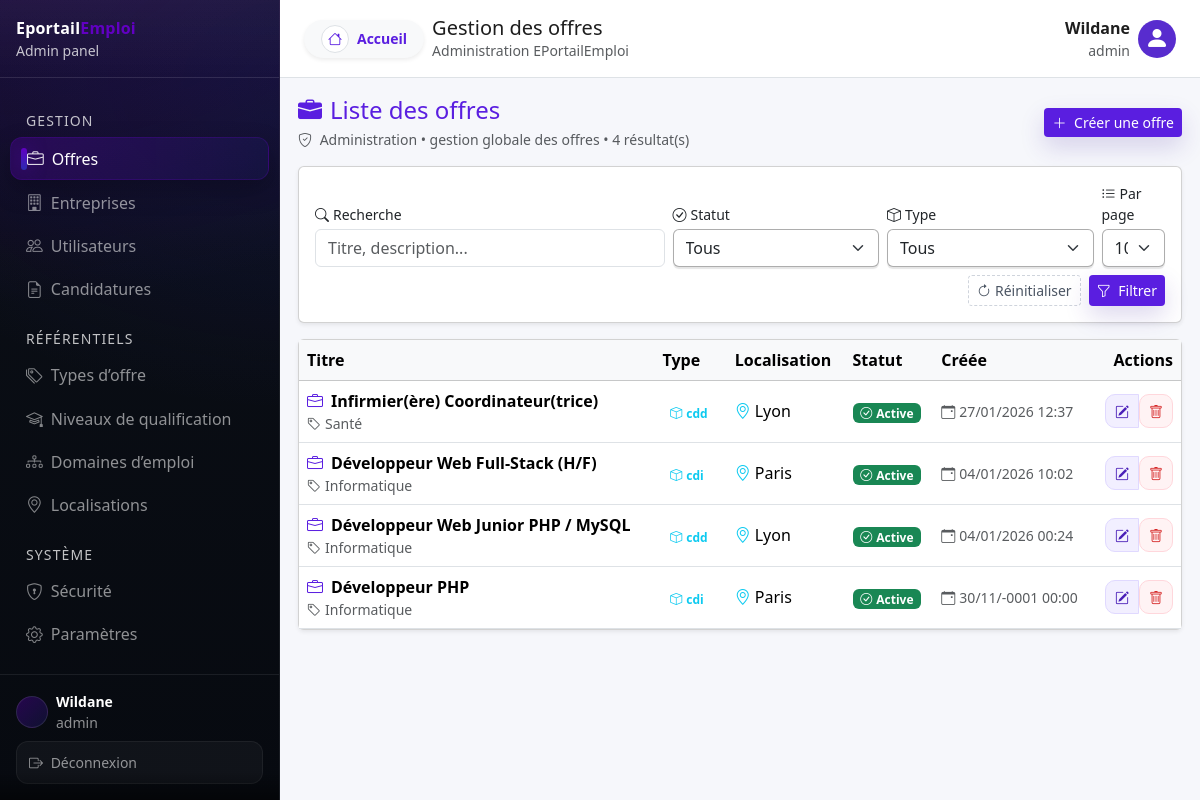
The app's page /admin/offres (signed in), older data.
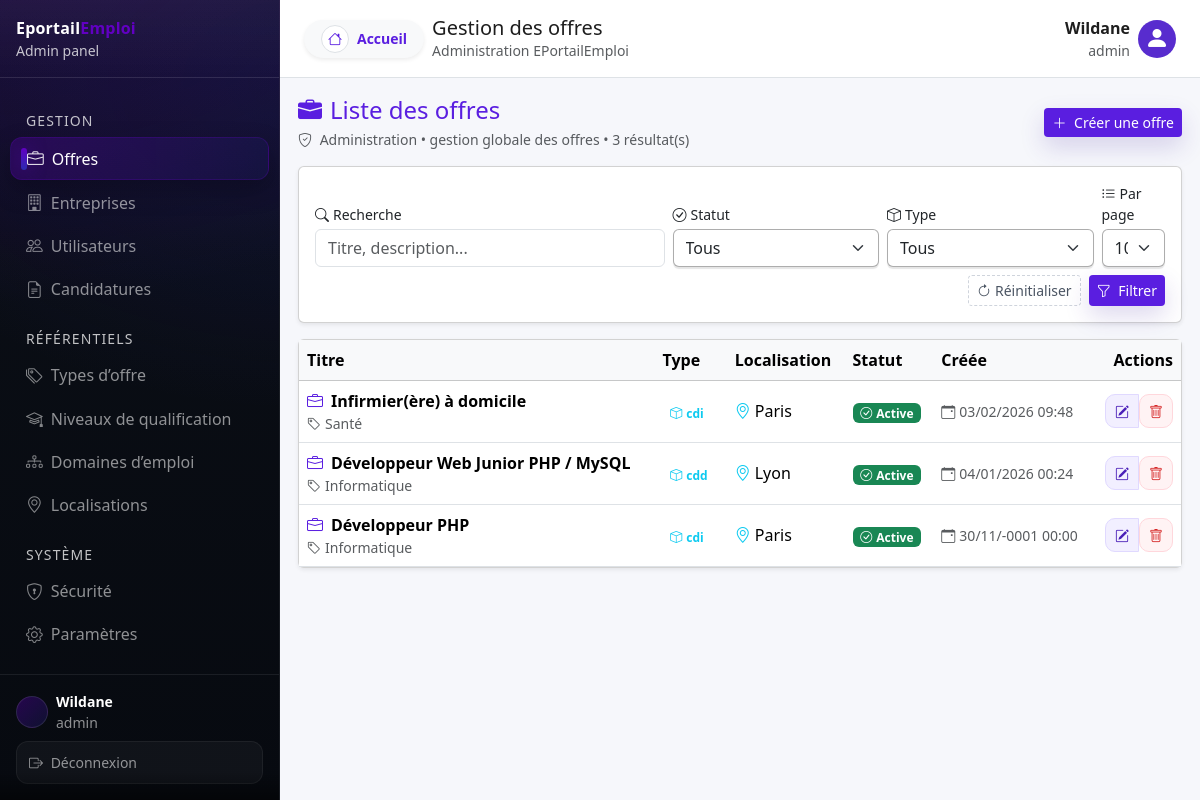
The same page, newer data.
### tables this page shows
CREATE TABLE IF NOT EXISTS `offres` (
  `id` int NOT NULL AUTO_INCREMENT,
  `auteur_id` int DEFAULT NULL,
  `date_creation` datetime NOT NULL,
  `modifie_par` int DEFAULT NULL,
  `date_modification` datetime DEFAULT NULL,
  `entreprise_id` int NOT NULL,
  `type_offre_id` int NOT NULL,
  `niveau_qualification_id` int NOT NULL,
  `domaine_emploi_id` int NOT NULL,
  `localisation_id` int NOT NULL,
  `titre` varchar(150) NOT NULL,
  `description` text,
  `date_debut` date DEFAULT NULL,
  `date_fin` date DEFAULT NULL,
  `duree_contrat` int DEFAULT NULL,
  `salaire` decimal(10,2) DEFAULT NULL,
  `statut` enum('active','inactive','archive') DEFAULT 'active',
  PRIMARY KEY (`id`),
  KEY `type_offre_id` (`type_offre_id`),
  KEY `niveau_qualification_id` (`niveau_qualification_id`),
  KEY `domaine_emploi_id` (`domaine_emploi_id`),
  KEY `localisation_id` (`localisation_id`),
  KEY `user_id` (`auteur_id`) USING BTREE,
  KEY `offres_ibfk_2` (`entreprise_id`),
  KEY `fk_offres_modifie_par` (`modifie_par`)
);

CREATE TABLE IF NOT EXISTS `domaines_emploi` (
  `id` int NOT NULL AUTO_INCREMENT,
  `nom` varchar(150) NOT NULL,
  PRIMARY KEY (`id`),
  UNIQUE KEY `nom` (`nom`)
);

CREATE TABLE IF NOT EXISTS `types_offres` (
  `id` int NOT NULL AUTO_INCREMENT,
  `code` varchar(50) NOT NULL,
  `description` varchar(100) NOT NULL,
  PRIMARY KEY (`id`),
  UNIQUE KEY `code` (`code`)
);

CREATE TABLE IF NOT EXISTS `localisations` (
  `id` int NOT NULL AUTO_INCREMENT,
  `ville` varchar(100) NOT NULL,
  `departement` varchar(100) DEFAULT NULL,
  `region` varchar(100) DEFAULT NULL,
  `pays` varchar(100) NOT NULL,
  PRIMARY KEY (`id`)
);

### app/Modules/Offres/OffresController.php (called while the page is built, shortened)
<?php
class OffresController
{
    private function makeService(): OffresService
    {
        $pdo       = Database::getConnection();
        $repo      = new OffresRepository($pdo);
        $validator = new OffresValidator();
        return new OffresService($repo, $validator);
    }
    private function renderDashboard(string $view, array $params = []): void
    {
        extract($params);
        require __DIR__ . "/../../../views/offres/{$view}.php";
        require __DIR__ . "/../../../views/layouts/dashboard.php";
    }
    public function adminIndex(): void
    {
        $filters = [
            'keyword' => isset($_GET['keyword']) ? trim((string)$_GET['keyword']) : null,
            'statut'  => isset($_GET['statut']) ? trim((string)$_GET['statut']) : null,
            'type_offre_id' => isset($_GET['type_offre_id']) ? (int)$_GET['type_offre_id'] : null,
        ];
        $page    = isset($_GET['page']) ? max(1, (int)$_GET['page']) : 1;
        $perPage = isset($_GET['perPage']) ? min(50, max(1, (int)$_GET['perPage'])) : 10;
        $service = $this->makeService();
        $result  = $service->listAdminPaginated($filters, $page, $perPage);
        $refs    = $service->getReferenceData(true)['data'] ?? [];
        $this->renderDashboard("list", [
            "rubrique" => "Gestion des offres",
            "title" => "Liste des offres",
            "mode"  => "admin",
            "items" => $result['data']['items'] ?? [],
            "pagination" => $result['data']['pagination'] ?? [],
            "filters" => $filters,
            "refs" => $refs,
        ]);
    }
}

### app/Core/Router.php (called while the page is built, shortened)
<?php
class Router
{
    private array $routes = [];
    public function get(string $path, string $action): void
    {
        $this->routes['GET'][$path] = $action;
    }
    public function post(string $path, string $action): void
    {
        $this->routes['POST'][$path] = $action;
    }
    public function run(): void
    {
        $method = $_SERVER['REQUEST_METHOD'] ?? 'GET';
        $uri    = $_SERVER['REQUEST_URI'] ?? '/';
        $path = parse_url($uri, PHP_URL_PATH) ?: '/';
        $action = $this->routes[$method][$path];
        [$class, $methodName] = explode('@', $action);
        $controller = new $class();
        $controller->$methodName();
    }
}

### public/index.php (called while the page is built, shortened)
<?php
$router = new Router();
$router->get('/', 'App\\Modules\\Home\\HomeController@index');
$router->get('/mentions-legales', 'App\\Modules\\Home\\HomeController@mentionsLegales');
$router->get('/contact', 'App\\Modules\\Home\\HomeController@contact');
$router->get('/centre-aide', 'App\\Modules\\Home\\HomeController@centreAide');
$router->get('/a-propos', 'App\\Modules\\Home\\HomeController@aPropos');
$router->get('/maintenance', 'App\\Modules\\Home\\HomeController@maintenance');
$router->get('/500', 'App\\Modules\\Home\\HomeController@error500');
$router->get('/login', 'App\\Modules\\Auth\\AuthController@showLogin');
$router->post('/login', 'App\\Modules\\Auth\\AuthController@login');
$router->get('/logout', 'App\\Modules\\Auth\\AuthController@logout');
$router->get('/register/candidat', 'App\\Modules\\Auth\\AuthController@showRegisterCandidat');
$router->post('/register/candidat', 'App\\Modules\\Auth\\AuthController@registerCandidat');
$router->get('/register/entreprise', 'App\\Modules\\Auth\\AuthController@showRegisterEntreprise');
$router->post('/register/entreprise', 'App\\Modules\\Auth\\AuthController@registerEntreprise');
$router->get('/password/forgot',       'App\\Modules\\Auth\\AuthController@showForgotPassword' );
$router->post('/password/forgot',       'App\\Modules\\Auth\\AuthController@ForgotPassword' );
$router->get('/password/reset',        'App\\Modules\\Auth\\AuthController@showResetPassword'  );
$router->post('/password/reset',       'App\\Modules\\Auth\\AuthController@resetPassword'      );
$router->get('/entreprises', 'App\\Modules\\Entreprise\\EntrepriseController@index');
$router->get('/entreprises/show', 'App\\Modules\\Entreprise\\EntrepriseController@show');
$router->get('/admin/entreprises', 'App\\Modules\\Entreprise\\EntrepriseController@adminIndex');
$router->get('/admin/entreprises/create', 'App\\Modules\\Entreprise\\EntrepriseController@createForm');
$router->post('/admin/entreprises/create', 'App\\Modules\\Entreprise\\EntrepriseController@create');
$router->get('/admin/entreprise/create', 'App\\Modules\\Entreprise\\EntrepriseController@createForm');
$router->post('/admin/entreprise/create', 'App\\Modules\\Entreprise\\EntrepriseController@create');
$router->get('/admin/entreprises/edit', 'App\\Modules\\Entreprise\\EntrepriseController@editForm');
$router->post('/admin/entreprises/edit', 'App\\Modules\\Entreprise\\EntrepriseController@update');
$router->post('/admin/entreprises/delete', 'App\\Modules\\Entreprise\\EntrepriseController@delete');
$router->get('/dashboard/entreprise/edit', 'App\\Modules\\Entreprise\\EntrepriseController@editForm');
$router->get('/admin/users', 'App\\Modules\\Auth\\UserController@adminIndex');
$router->get('/admin/users/create', 'App\\Modules\\Auth\\UserController@createForm');
$router->post('/admin/users/create', 'App\\Modules\\Auth\\UserController@create');
$router->get('/admin/users/edit', 'App\\Modules\\Auth\\UserController@editForm');
$router->post('/admin/users/edit', 'App\\Modules\\Auth\\UserController@update');
$router->post('/admin/users/delete', 'App\\Modules\\Auth\\UserController@delete');
$router->get('/dashboard/equipe', 'App\\Modules\\Auth\\UserController@gestionnaireIndex');
$router->get('/dashboard/equipe/create', 'App\\Modules\\Auth\\UserController@createForm');
$router->post('/dashboard/equipe/create', 'App\\Modules\\Auth\\UserController@create');
$router->get('/dashboard/equipe/edit', 'App\\Modules\\Auth\\UserController@editForm');
$router->post('/dashboard/equipe/edit', 'App\\Modules\\Auth\\UserController@update');
$router->post('/dashboard/equipe/delete', 'App\\Modules\\Auth\\UserController@delete');
$router->get('/dashboard/profil', 'App\\Modules\\Auth\\UserController@recruteurProfile');
$router->post('/dashboard/profil', 'App\\Modules\\Auth\\UserController@updateProfile');
$router->get('/offres', 'App\\Modules\\Offres\\OffresController@index');
$router->get('/offres/show', 'App\\Modules\\Offres\\OffresController@show');
$router->get('/offres/partial', 'App\\Modules\\Offres\\OffresController@publicPartial');
$router->get('/admin/offres', 'App\\Modules\\Offres\\OffresController@adminIndex');
$router->get('/admin/offres/create', 'App\\Modules\\Offres\\OffresController@createForm');
$router->post('/admin/offres/create', 'App\\Modules\\Offres\\OffresController@create');
$router->get('/admin/offres/edit', 'App\\Modules\\Offres\\OffresController@editForm');
$router->post('/admin/offres/edit', 'App\\Modules\\Offres\\OffresController@update');
$router->post('/admin/offres/delete', 'App\\Modules\\Offres\\OffresController@delete');
$router->get('/dashboard/offres', 'App\\Modules\\Offres\\OffresController@manageIndex');
$router->get('/dashboard/offres/create', 'App\\Modules\\Offres\\OffresController@createForm');
$router->post('/dashboard/offres/create', 'App\\Modules\\Offres\\OffresController@create');
$router->get('/dashboard/offres/edit', 'App\\Modules\\Offres\\OffresController@editForm');
$router->post('/dashboard/offres/edit', 'App\\Modules\\Offres\\OffresController@update');
$router->post('/dashboard/offres/delete', 'App\\Modules\\Offres\\OffresController@delete');
$router->get('/admin/offres/partial', 'App\\Modules\\Offres\\OffresController@adminPartial');
$router->get('/dashboard/offres/partial', 'App\\Modules\\Offres\\OffresController@managePartial');
$router->run();

### app/Modules/Offres/OffresService.php (called while the page is built, shortened)
<?php
class OffresService
{
    public function listAdminPaginated(array $filters, int $page = 1, int $perPage = 10): array
    {
        $page = max(1, (int)$page);
        $perPage = min(50, max(1, (int)$perPage));
        $limit  = $perPage;
        $offset = ($page - 1) * $perPage;
        $items = $this->repo->getAllPaginated($filters, $limit, $offset);
        $total = $this->repo->countAll($filters);
        $totalPages = max(1, (int)ceil($total / $perPage));
        return [
            'success' => true,
            'data' => [
                'items' => $items,
                'pagination' => [
                    'page' => $page,
                    'perPage' => $perPage,
                    'total' => $total,
                    'totalPages' => $totalPages
                ]
            ]
        ];
    }
}

### app/Modules/Offres/OffresRepository.php (called while the page is built, shortened)
<?php
class OffresRepository
{
    private function baseSelect(): string
    {
        return "SELECT
                    o.*,
                    e.nom AS entreprise_nom,
                    l.ville AS localisation,
                    t.code AS type_offre_code,
                    t.description AS type_offre_description,
                    d.nom AS domaine_emploi,  -- utile pour l'affichage sous le titre
                    ua.prenom AS auteur_nom,
                    ua.role   AS auteur_role,
                    um.prenom AS modifie_nom,
                    um.role   AS modifie_role
                FROM offres o
                JOIN entreprises e ON e.id = o.entreprise_id
                LEFT JOIN localisations l ON l.id = o.localisation_id
                LEFT JOIN types_offres t ON t.id = o.type_offre_id
                LEFT JOIN domaines_emploi d ON d.id = o.domaine_emploi_id
                LEFT JOIN users ua ON ua.id = o.auteur_id
                LEFT JOIN users um ON um.id = o.modifie_par";
    }
    private function buildWhere(array $filters, array &$params): string
    {
        $where = [];
        return $where ? (" WHERE " . implode(" AND ", $where)) : "";
    }
    public function getAllPaginated(array $filters, int $limit, int $offset): array
    {
        $params = [];
        $where = $this->buildWhere($filters, $params);
        $sql = $this->baseSelect()
            . $where
            . " ORDER BY o.date_creation DESC, o.id DESC
                LIMIT :limit OFFSET :offset";
        $stmt = $this->pdo->prepare($sql);
        $stmt->bindValue(':limit', (int)$limit, PDO::PARAM_INT);
        $stmt->bindValue(':offset', (int)$offset, PDO::PARAM_INT);
        $stmt->execute();
        return $stmt->fetchAll(PDO::FETCH_ASSOC);
    }
}

### views/offres/_filters.php (called while the page is built, shortened)
<?php
$mode    = $mode ?? 'entreprise';
?>

### views/offres/_table.php (the view, shortened to what the rows shown need)
<table class="table table-hover align-middle mb-0 admin-offres-table">
  <thead class="table-light admin-offres-head">
    <tr>
      <th scope="col">Titre</th>
      <th scope="col" class="d-none d-md-table-cell">Type</th>
      <th scope="col" class="d-none d-lg-table-cell">Localisation</th>
      <th scope="col">Statut</th>
      <th scope="col" class="d-none d-xl-table-cell">Créée</th>
      <th scope="col" class="text-end">Actions</th>
    </tr>
  </thead>
  <tbody>
  <?php if (empty($items)): ?>
    <tr>
      <td colspan="6" class="text-center text-muted py-4">
        <i class="bi bi-inbox display-6 mb-2" aria-hidden="true"></i>
        <p class="mb-0">Aucune offre ne correspond aux filtres.</p>
      </td>
    </tr>
  <?php else: ?>
    <?php foreach ($items as $offre): ?>
      <?php
        $id = (int)($offre['id'] ?? 0);
        $b  = $badge((string)($offre['statut'] ?? ''));
        $editUrl = $editBase . "?id=" . urlencode((string)$id);
        $delUrl  = $delBase  . "?id=" . urlencode((string)$id);
        $titre = htmlspecialchars($offre['titre'] ?? '');
        $domaine = htmlspecialchars($offre['domaine_emploi'] ?? '');
      ?>
      <tr class="admin-offre-row">
        <td>
          <div class="fw-semibold">
            <i class="bi bi-briefcase text-primary me-2" aria-hidden="true"></i><?= $titre ?>
          </div>
          <div class="text-muted small">
            <i class="bi bi-tag me-1" aria-hidden="true"></i><?= $domaine ?>
          </div>
        </td>
        <td class="d-none d-md-table-cell">
          <span class="badge bg-info-light text-info">
            <i class="bi bi-box me-1" aria-hidden="true"></i><?= htmlspecialchars($offre['type_offre_code'] ?? '—') ?>
          </span>
        </td>
        <td class="d-none d-lg-table-cell">
          <i class="bi bi-geo-alt text-info me-1" aria-hidden="true"></i><?= htmlspecialchars($offre['localisation'] ?? '—') ?>
        </td>
        <td>
          <span class="badge <?= htmlspecialchars($b['class']) ?>">
            <i class="bi bi-check-circle me-1" aria-hidden="true"></i><?= htmlspecialchars($b['label']) ?>
          </span>
        </td>
        <td class="d-none d-xl-table-cell text-muted small">
          <i class="bi bi-calendar-event me-1" aria-hidden="true"></i><?= htmlspecialchars($fmtDate($offre['date_creation'] ?? null)) ?>
        </td>
        <td class="text-end">
          <div class="btn-group btn-group-sm" role="group" aria-label="Actions sur l'offre <?= $titre ?>">
            <a href="<?= htmlspecialchars($editUrl) ?>"
               class="btn btn-primary btn-sm btn-icon btn-soft-primary"
               aria-label="Modifier offre <?= $titre ?>"
               title="Modifier">
              <i class="bi bi-pencil-square" aria-hidden="true"></i>
            </a>
            <form method="POST"
                  action="<?= htmlspecialchars($delUrl) ?>"
                  class="d-inline js-delete-form">
              <button type="submit"
                      class="btn btn-danger btn-sm btn-icon btn-soft-danger"
                      aria-label="Supprimer offre <?= $titre ?>"
                      title="Supprimer">
                <i class="bi bi-trash" aria-hidden="true"></i>
              </button>
            </form>
          </div>
        </td>
      </tr>
    <?php endforeach; ?>
  <?php endif; ?>
  </tbody>
</table>

### views/offres/list.php (shortened to what the rows shown need)
<?php
$mode       = $mode ?? 'entreprise';
$title      = $title ?? ($mode === 'admin' ? 'Gestion des offres' : "Les offres de votreentreprise");
$items      = $items ?? [];
$pagination = $pagination ?? [];
?>
<div class="d-flex flex-wrap justify-content-between align-items-center gap-2 mb-3">
    <div>
        <h2 class="h4 mb-1 text-primary">
            <i class="bi bi-briefcase-fill me-2" aria-hidden="true"></i><?= htmlspecialchars($title) ?>
        </h2>
        <div class="text-muted small">
            <i class="bi bi-<?= $mode === 'admin' ? 'shield-check' : 'briefcase' ?> me-1" aria-hidden="true"></i>
            <?= $mode === 'admin'
                ? "Administration • gestion globale des offres"
                : "Espace entreprise • offres rattachées à votre entreprise"
            ?>
            • <?= (int)($pagination['total'] ?? count($items)) ?> résultat(s)
        </div>
    </div>
</div>
<?php require __DIR__ . "/_filters.php"; ?>
<div id="offres-results">
    <?php require __DIR__ . "/_results.php"; ?>
</div>

Row changes from the older to the newer data that the page shows:
removed offres: titre "Infirmier(ère) Coordinateur(trice)", domaine_emploi.nom "Santé", type_offre.code "cdd", localisation.ville "Lyon", statut "Active", date_creation "27/01/2026 12:37"
removed offres: titre "Développeur Web Full‑Stack (H/F)", domaine_emploi.nom "Informatique", type_offre.code "cdi", localisation.ville "Paris", statut "Active", date_creation "04/01/2026 10:02"
added offres: niveau_qualification "3", titre "Infirmier(ère) à domicile", domaine_emploi.nom "Santé", type_offre.code "cdi", localisation.ville "Paris", statut "Active", date_creation "03/02/2026 09:48"
Text that changed along with them:
$pagination['total']: "4" → (not shown)
